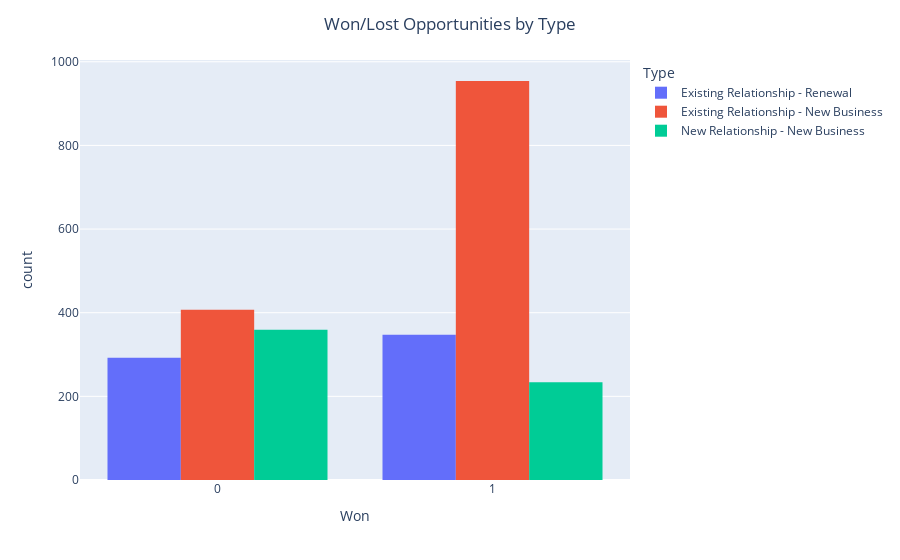

Source (notebook cell):
### Code cell
"""plot a count of win/loss by pursuit type"""
# instantiate ploty express figure
fig = px.histogram(opp_non_numeric, x='Won', color='Type', barmode='group')
# update aesthetics
fig.update_layout(title_text='Won/Lost Opportunities by Type', title_x=0.5)

### Figure 1 — Plotly figure (JSON) as saved in the notebook; plotly's stock layout.template omitted (floating-point values rounded to 4 significant figures; data arrays with more than 128 entries replaced by an {"elided": "..."} marker saying what was removed)
{"data": [{"alignmentgroup": "True", "bingroup": "x", "hovertemplate": "Type=Existing Relationship - Renewal<br>Won=%{x}<br>count=%{y}<extra></extra>", "legendgroup": "Existing Relationship - Renewal", "marker": {"color": "#636efa", "pattern": {"shape": ""}}, "name": "Existing Relationship - Renewal", "offsetgroup": "Existing Relationship - Renewal", "orientation": "v", "showlegend": true, "type": "histogram", "x": {"elided": "639 int values"}, "xaxis": "x", "yaxis": "y"}, {"alignmentgroup": "True", "bingroup": "x", "hovertemplate": "Type=Existing Relationship - New Business<br>Won=%{x}<br>count=%{y}<extra></extra>", "legendgroup": "Existing Relationship - New Business", "marker": {"color": "#EF553B", "pattern": {"shape": ""}}, "name": "Existing Relationship - New Business", "offsetgroup": "Existing Relationship - New Business", "orientation": "v", "showlegend": true, "type": "histogram", "x": {"elided": "1361 int values"}, "xaxis": "x", "yaxis": "y"}, {"alignmentgroup": "True", "bingroup": "x", "hovertemplate": "Type=New Relationship - New Business<br>Won=%{x}<br>count=%{y}<extra></extra>", "legendgroup": "New Relationship - New Business", "marker": {"color": "#00cc96", "pattern": {"shape": ""}}, "name": "New Relationship - New Business", "offsetgroup": "New Relationship - New Business", "orientation": "v", "showlegend": true, "type": "histogram", "x": {"elided": "593 int values"}, "xaxis": "x", "yaxis": "y"}], "layout": {"barmode": "group", "legend": {"title": {"text": "Type"}, "tracegroupgap": 0}, "margin": {"t": 60}, "title": {"text": "Won/Lost Opportunities by Type", "x": 0.5}, "xaxis": {"anchor": "y", "domain": [0, 1], "title": {"text": "Won"}}, "yaxis": {"anchor": "x", "domain": [0, 1], "title": {"text": "count"}}}}
